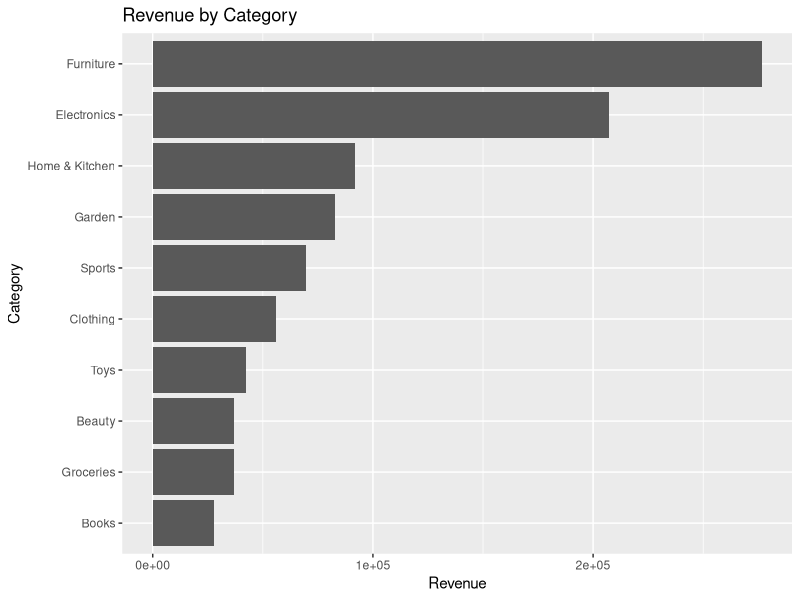
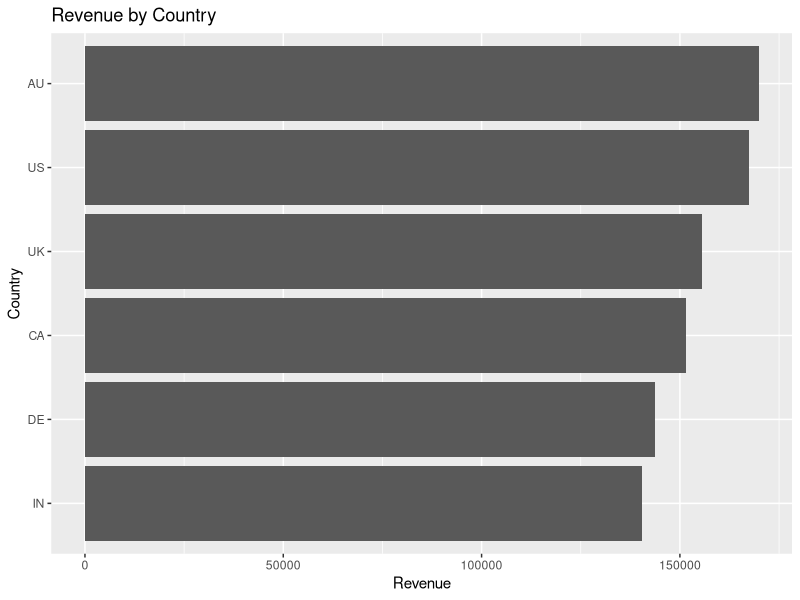
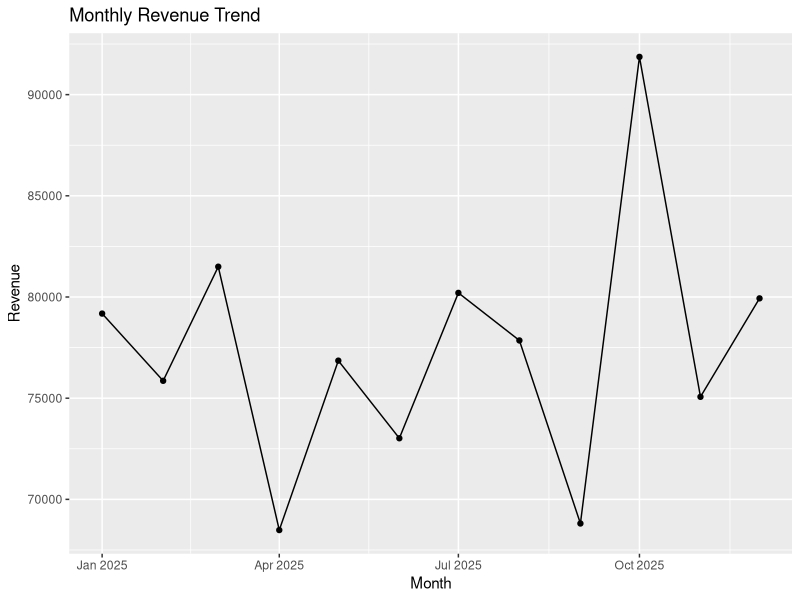
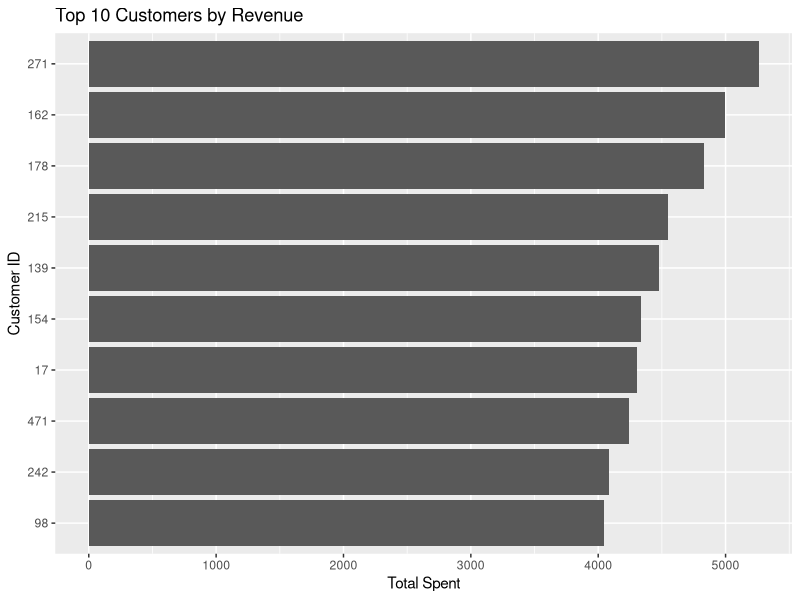

The R source for these figures, in order: (Note: this script raises an error after producing the figures.)
# ==========================================
# Sales Analytics using R
# ==========================================

# Synthetic dataset generated for demonstration purposes

# Load the tidyverse package
library(tidyverse)

# ==========================================
# 1. Generate customer data
# ==========================================

set.seed(123)

customers <- tibble(
  user_id = 1:500,
  country = sample(
    c("US", "UK", "DE", "IN", "CA", "AU"),
    500,
    replace = TRUE
  )
)

# ==========================================
# 2. Generate purchase data
# ==========================================

categories <- c(
  "Electronics",
  "Books",
  "Clothing",
  "Home & Kitchen",
  "Groceries",
  "Sports",
  "Beauty",
  "Toys",
  "Garden",
  "Furniture"
)

purchases <- tibble(
  purchase_id = 1:5000,

  user_id = sample(
    customers$user_id,
    5000,
    replace = TRUE
  ),

  purchase_date = sample(
    seq(
      as.Date("2025-01-01"),
      as.Date("2025-12-31"),
      by = "day"
    ),
    5000,
    replace = TRUE
  ),

  category = sample(
    categories,
    5000,
    replace = TRUE
  )
)

purchases <- purchases %>%
  mutate(
    amount = round(
      case_when(
        category == "Groceries" ~ runif(n(), 5, 150),
        category == "Books" ~ runif(n(), 10, 100),
        category == "Clothing" ~ runif(n(), 20, 200),
        category == "Beauty" ~ runif(n(), 10, 150),
        category == "Toys" ~ runif(n(), 10, 150),
        category == "Sports" ~ runif(n(), 20, 250),
        category == "Garden" ~ runif(n(), 20, 300),
        category == "Home & Kitchen" ~ runif(n(), 25, 350),
        category == "Electronics" ~ runif(n(), 50, 800),
        category == "Furniture" ~ runif(n(), 100, 1000)
      ),
      2
    )
  )

# ==========================================
# 3. Combine customer and purchase data
# ==========================================

sales <- purchases %>%
  left_join(
    customers,
    by = "user_id"
  )

# ==========================================
# 4. Data quality checks
# ==========================================

# Check for missing values
colSums(is.na(sales))

# Check for duplicate purchase IDs
sales %>%
  count(purchase_id) %>%
  filter(n > 1)

# Check for invalid purchase amounts
sales %>%
  filter(amount <= 0)

# Check for invalid customer references
sales %>%
  filter(!user_id %in% customers$user_id)

# ==========================================
# 5. Transform data
# ==========================================

sales <- sales %>%
  mutate(
    month = floor_date(purchase_date, "month")
  )

# ==========================================
# 6. Overall sales metrics
# ==========================================

overall_metrics <- sales %>%
  summarise(
    total_revenue = sum(amount),
    number_of_purchases = n(),
    average_purchase = mean(amount)
  )

# ==========================================
# 7. Revenue by category
# ==========================================

revenue_by_category <- sales %>%
  group_by(category) %>%
  summarise(
    total_revenue = sum(amount),
    number_of_purchases = n(),
    average_purchase = mean(amount),
    .groups = "drop"
  ) %>%
  mutate(
    revenue_percentage = total_revenue / sum(total_revenue) * 100
  ) %>%
  arrange(desc(total_revenue))

# ==========================================
# 8. Revenue by country
# ==========================================

revenue_by_country <- sales %>%
  group_by(country) %>%
  summarise(
    total_revenue = sum(amount),
    number_of_purchases = n(),
    average_purchase = mean(amount),
    .groups = "drop"
  ) %>%
  arrange(desc(total_revenue))

# ==========================================
# 9. Top customers by revenue
# ==========================================

top_customers <- sales %>%
  group_by(user_id, country) %>%
  summarise(
    total_spent = sum(amount),
    number_of_purchases = n(),
    average_purchase = mean(amount),
    .groups = "drop"
  ) %>%
  mutate(
    revenue_percentage = total_spent / sum(total_spent) * 100
  ) %>%
  arrange(desc(total_spent))

top_10_revenue_share <- top_customers %>%
  slice_head(n = 10) %>%
  summarise(
    top_10_revenue = sum(total_spent),
    revenue_percentage =
      top_10_revenue / overall_metrics$total_revenue * 100
  )

# ==========================================
# 10. Monthly revenue
# ==========================================

monthly_revenue <- sales %>%
  group_by(month) %>%
  summarise(
    total_revenue = sum(amount),
    number_of_purchases = n(),
    average_purchase = mean(amount),
    .groups = "drop"
  ) %>%
  arrange(month)

# ==========================================
# 11. Visualizations
# ==========================================

# Revenue by category

category_plot <- ggplot(
  revenue_by_category,
  aes(
    x = reorder(category, total_revenue),
    y = total_revenue
  )
) +
  geom_col() +
  coord_flip() +
  labs(
    title = "Revenue by Category",
    x = "Category",
    y = "Revenue"
  )

ggsave(
  "plots/revenue_by_category.png",
  category_plot,
  width = 8,
  height = 5
)

# Revenue by country

country_plot <- ggplot(
  revenue_by_country,
  aes(
    x = reorder(country, total_revenue),
    y = total_revenue
  )
) +
  geom_col() +
  coord_flip() +
  labs(
    title = "Revenue by Country",
    x = "Country",
    y = "Revenue"
  )

ggsave(
  "plots/revenue_by_country.png",
  country_plot,
  width = 8,
  height = 5
)

# Monthly revenue trend

monthly_plot <- ggplot(
  monthly_revenue,
  aes(
    x = month,
    y = total_revenue
  )
) +
  geom_line() +
  geom_point() +
  labs(
    title = "Monthly Revenue Trend",
    x = "Month",
    y = "Revenue"
  )

ggsave(
  "plots/monthly_revenue.png",
  monthly_plot,
  width = 8,
  height = 5
)

# Top 10 customers

top_10_customers <- top_customers %>%
  slice_head(n = 10)

customer_plot <- ggplot(
  top_10_customers,
  aes(
    x = reorder(user_id, total_spent),
    y = total_spent
  )
) +
  geom_col() +
  coord_flip() +
  labs(
    title = "Top 10 Customers by Revenue",
    x = "Customer ID",
    y = "Total Spent"
  )

ggsave(
  "plots/top_10_customers.png",
  customer_plot,
  width = 8,
  height = 5
)

# ==========================================
# 12. Export processed data
# ==========================================

write_csv(
  sales,
  "data/processed_sales.csv"
)
